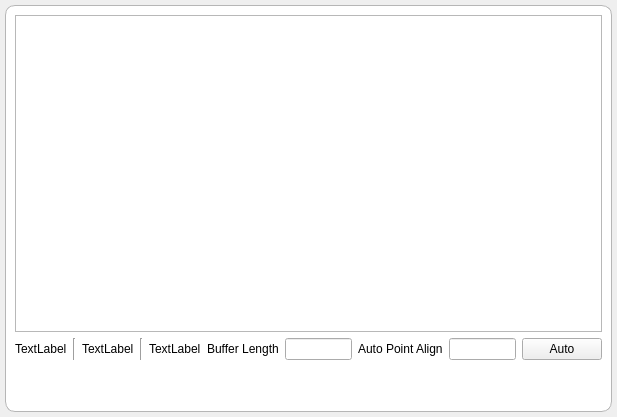
<?xml version="1.0" encoding="UTF-8"?>
<ui version="4.0">
 <class>EIChangeScope</class>
 <widget class="QWidget" name="EIChangeScope">
  <property name="geometry">
   <rect>
    <x>0</x>
    <y>0</y>
    <width>617</width>
    <height>417</height>
   </rect>
  </property>
  <property name="sizePolicy">
   <sizepolicy hsizetype="Preferred" vsizetype="Preferred">
    <horstretch>0</horstretch>
    <verstretch>0</verstretch>
   </sizepolicy>
  </property>
  <property name="windowTitle">
   <string>Form</string>
  </property>
  <layout class="QVBoxLayout" name="verticalLayout_2">
   <property name="leftMargin">
    <number>5</number>
   </property>
   <property name="topMargin">
    <number>5</number>
   </property>
   <property name="rightMargin">
    <number>5</number>
   </property>
   <property name="bottomMargin">
    <number>5</number>
   </property>
   <item>
    <widget class="QFrame" name="frame">
     <property name="styleSheet">
      <string notr="true">#frame{
background-color: white;
border: 1px solid #b6b6b6;
border-radius: 10px;
}</string>
     </property>
     <property name="frameShape">
      <enum>QFrame::Shape::StyledPanel</enum>
     </property>
     <property name="frameShadow">
      <enum>QFrame::Shadow::Raised</enum>
     </property>
     <layout class="QVBoxLayout" name="verticalLayout">
      <item>
       <widget class="EIChangeChartView" name="graphicsView"/>
      </item>
      <item>
       <layout class="QHBoxLayout" name="horizontalLayout">
        <item>
         <layout class="QHBoxLayout" name="horizontalLayout_2">
          <item>
           <widget class="QLabel" name="label_BufferDataSize">
            <property name="styleSheet">
             <string notr="true">border : none</string>
            </property>
            <property name="text">
             <string>TextLabel</string>
            </property>
           </widget>
          </item>
          <item>
           <widget class="Line" name="line">
            <property name="orientation">
             <enum>Qt::Orientation::Vertical</enum>
            </property>
           </widget>
          </item>
          <item>
           <widget class="QLabel" name="label_BufferLength">
            <property name="styleSheet">
             <string notr="true">border : none</string>
            </property>
            <property name="text">
             <string>TextLabel</string>
            </property>
           </widget>
          </item>
          <item>
           <widget class="Line" name="line_2">
            <property name="orientation">
             <enum>Qt::Orientation::Vertical</enum>
            </property>
           </widget>
          </item>
          <item>
           <widget class="QLabel" name="label_DisplayPoints">
            <property name="styleSheet">
             <string notr="true">border : none</string>
            </property>
            <property name="text">
             <string>TextLabel</string>
            </property>
           </widget>
          </item>
          <item>
           <layout class="QHBoxLayout" name="horizontalLayout_5">
            <item>
             <widget class="QLabel" name="label_6">
              <property name="styleSheet">
               <string notr="true">border : none</string>
              </property>
              <property name="text">
               <string>Buffer Length</string>
              </property>
             </widget>
            </item>
            <item>
             <widget class="QLineEdit" name="lineEdit_BufferLength"/>
            </item>
           </layout>
          </item>
         </layout>
        </item>
        <item>
         <layout class="QHBoxLayout" name="horizontalLayout_4">
          <item>
           <widget class="QLabel" name="label_4">
            <property name="text">
             <string>Auto Point Align</string>
            </property>
           </widget>
          </item>
          <item>
           <widget class="QLineEdit" name="lineEdit_AlignPoints"/>
          </item>
         </layout>
        </item>
        <item>
         <widget class="QPushButton" name="pushButton_Auto">
          <property name="text">
           <string>Auto</string>
          </property>
         </widget>
        </item>
       </layout>
      </item>
      <item>
       <widget class="EIChangeDoubleSlider" name="widget" native="true">
        <property name="minimumSize">
         <size>
          <width>0</width>
          <height>36</height>
         </size>
        </property>
        <property name="styleSheet">
         <string notr="true"/>
        </property>
       </widget>
      </item>
     </layout>
    </widget>
   </item>
  </layout>
 </widget>
 <customwidgets>
  <customwidget>
   <class>EIChangeDoubleSlider</class>
   <extends>QWidget</extends>
   <header location="global">eichangedoubleslider.h</header>
   <container>1</container>
  </customwidget>
  <customwidget>
   <class>EIChangeChartView</class>
   <extends>QGraphicsView</extends>
   <header location="global">eichangescope.h</header>
  </customwidget>
 </customwidgets>
 <resources/>
 <connections/>
</ui>
